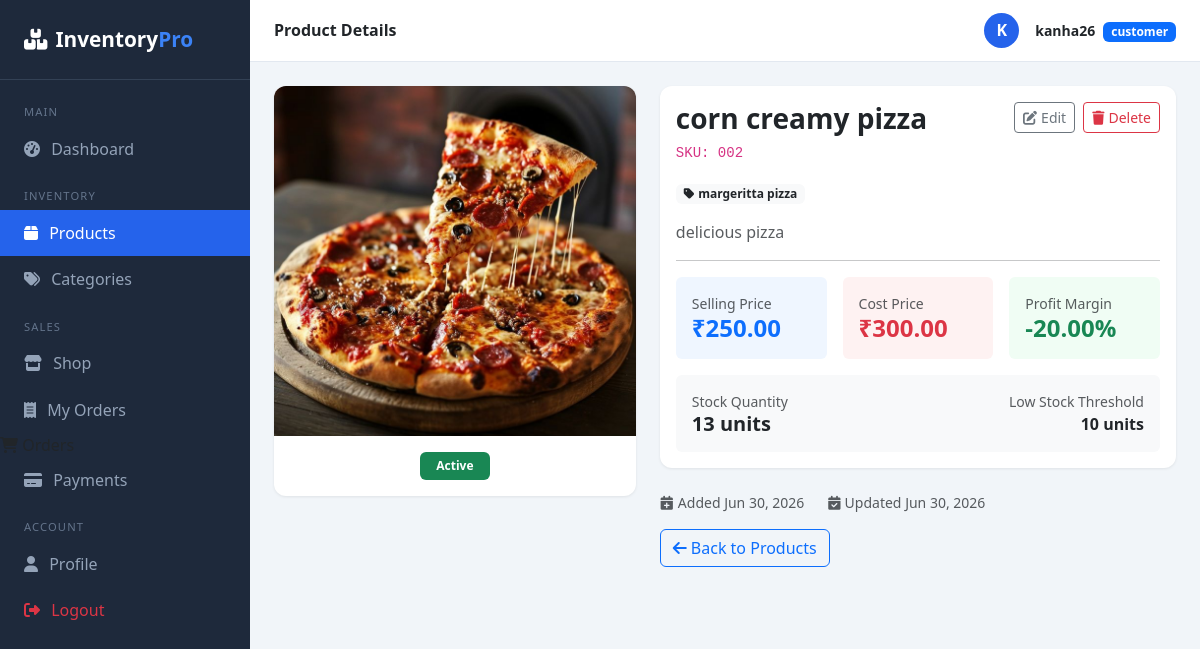
/products/products/1/ (signed in), run on the app's committed database.
### accounts/models.py (models this page shows, shortened)
class User(AbstractUser):
    class Role(models.TextChoices):
        ADMIN = "admin", "Admin"
        STAFF = "staff", "Staff"
        CUSTOMER = "customer", "Customer"
    role = models.CharField(max_length=20, choices=Role.choices, default=Role.CUSTOMER)
    email = models.EmailField(unique=True)
    phone = models.CharField(max_length=15, blank=True)
    profile_photo = models.ImageField(upload_to="profiles/", blank=True, null=True)
    address = models.TextField(blank=True)

### products/models.py (models this page shows, shortened)
class Product(models.Model):
    category = models.ForeignKey(
        Category,
        on_delete=models.SET_NULL,
        null=True,
        blank=True,
        related_name="products"
    )
    name = models.CharField(max_length=200)
    sku = models.CharField(max_length=50, unique=True)
    description = models.TextField(blank=True)
    price = models.DecimalField(max_digits=10, decimal_places=2)
    cost_price = models.DecimalField(max_digits=10, decimal_places=2)
    stock_quantity = models.PositiveIntegerField(default=0)
    low_stock_threshold = models.PositiveIntegerField(default=10)
    image = models.ImageField(upload_to="products/", blank=True, null=True)
    is_active = models.BooleanField(default=True)
    created_at = models.DateTimeField(auto_now_add=True)
    updated_at = models.DateTimeField(auto_now=True)
    @property
    def profit_margin(self):
        if self.price > 0:
            return round(((self.price - self.cost_price) / self.price) * 100, 2)
        return 0
    @property
    def is_low_stock(self):
        return self.stock_quantity <= self.low_stock_threshold

class Category(models.Model):
    name = models.CharField(max_length=100, unique=True)
    description = models.TextField(blank=True)
    created_at = models.DateTimeField(auto_now_add=True)
    class Meta:
        verbose_name_plural = "Categories"

### products/views.py (the view)
# urls.py: path("products/<int:pk>/", views.product_detail, name="product_detail"),
@login_required
def product_detail(request, pk):
    product = get_object_or_404(Product, pk=pk)
    return render(request, "products/product_detail.html", {"product": product})

### inventory_project/templates/products/product_detail.html (shortened to what this page needs)
{% extends 'base.html' %}
{% block page_title %}Product Details{% endblock %}
{% block content %}
<div class="row g-4">
  <div class="col-lg-5">
    <div class="card">
      <div style="height:350px; background:#f1f5f9; display:flex; align-items:center; justify-content:center; border-radius:12px 12px 0 0; overflow:hidden;">
        {% if product.image %}
          <img src="{{ product.image.url }}" style="width:100%; height:100%; object-fit:cover;">
        {% else %}
          <i class="fas fa-image fa-4x text-secondary opacity-50"></i>
        {% endif %}
      </div>
      <div class="card-body text-center">
        {% if product.is_active %}
          <span class="badge bg-success px-3 py-2">Active</span>
        {% else %}
          <span class="badge bg-secondary px-3 py-2">Inactive</span>
        {% endif %}
      </div>
    </div>
  </div>
  <div class="col-lg-7">
    <div class="card mb-4">
      <div class="card-body">
        <div class="d-flex justify-content-between align-items-start mb-3">
          <div>
            <h3 class="fw-bold mb-1">{{ product.name }}</h3>
            <p class="text-muted mb-0"><code>SKU: {{ product.sku }}</code></p>
          </div>
          <div class="d-flex gap-2">
            <a href="{% url 'product_edit' product.pk %}" class="btn btn-outline-secondary btn-sm">
              <i class="fas fa-edit me-1"></i>Edit
            </a>
            <a href="{% url 'product_delete' product.pk %}" class="btn btn-outline-danger btn-sm">
              <i class="fas fa-trash me-1"></i>Delete
            </a>
          </div>
        </div>
        {% if product.category %}
          <span class="badge bg-light text-dark mb-3">
            <i class="fas fa-tag me-1"></i>{{ product.category.name }}
          </span>
        {% endif %}
        <p class="text-muted">{{ product.description|default:"No description provided." }}</p>
        <hr>
        <div class="row g-3 mb-3">
          <div class="col-md-4">
            <div class="p-3 rounded" style="background:#eff6ff;">
              <small class="text-muted d-block">Selling Price</small>
              <h4 class="fw-bold text-primary mb-0">₹{{ product.price }}</h4>
            </div>
          </div>
          <div class="col-md-4">
            <div class="p-3 rounded" style="background:#fef2f2;">
              <small class="text-muted d-block">Cost Price</small>
              <h4 class="fw-bold text-danger mb-0">₹{{ product.cost_price }}</h4>
            </div>
          </div>
          <div class="col-md-4">
            <div class="p-3 rounded" style="background:#f0fdf4;">
              <small class="text-muted d-block">Profit Margin</small>
              <h4 class="fw-bold text-success mb-0">{{ product.profit_margin }}%</h4>
            </div>
          </div>
        </div>
        <div class="d-flex justify-content-between align-items-center p-3 rounded {% if product.is_low_stock %}bg-danger-subtle{% else %}bg-light{% endif %}">
          <div>
            <small class="text-muted d-block">Stock Quantity</small>
            <h5 class="fw-bold mb-0">{{ product.stock_quantity }} units</h5>
          </div>
          <div class="text-end">
            <small class="text-muted d-block">Low Stock Threshold</small>
            <span class="fw-semibold">{{ product.low_stock_threshold }} units</span>
          </div>
        </div>
      </div>
    </div>
    <div class="d-flex gap-2 text-muted small">
      <span><i class="fas fa-calendar-plus me-1"></i>Added {{ product.created_at|date:"M d, Y" }}</span>
      <span class="ms-3"><i class="fas fa-calendar-check me-1"></i>Updated {{ product.updated_at|date:"M d, Y" }}</span>
    </div>
    <a href="{% url 'product_list' %}" class="btn btn-outline-primary mt-3">
      <i class="fas fa-arrow-left me-1"></i>Back to Products
    </a>
  </div>
</div>
{% endblock %}

### inventory_project/templates/base.html (shortened to what this page needs)
<!DOCTYPE html>
<html lang="en">
<head>
  <link href="https://cdn.jsdelivr.net/npm/bootstrap@5.3.0/dist/css/bootstrap.min.css" rel="stylesheet">
  <link href="https://cdnjs.cloudflare.com/ajax/libs/font-awesome/6.4.0/css/all.min.css" rel="stylesheet">
</head>
<body>
{% if user.is_authenticated %}
<div class="sidebar">
  <div class="sidebar-brand">
    <i class="fas fa-boxes me-2"></i>Inventory<span>Pro</span>
  </div>
  <nav class="mt-2">
    <div class="nav-label">Main</div>
    <a href="{% url 'dashboard' %}" class="nav-link {% if request.resolver_match.url_name == 'dashboard' %}active{% endif %}">
      <i class="fas fa-tachometer-alt"></i> Dashboard</a>
    <div class="nav-label">Inventory</div>
    <a href="{% url 'product_list' %}" class="nav-link {% if 'product' in request.resolver_match.url_name %}active{% endif %}">
      <i class="fas fa-box"></i> Products</a>
    <a href="{% url 'category_list' %}" class="nav-link {% if 'category' in request.resolver_match.url_name %}active{% endif %}">
      <i class="fas fa-tags"></i> Categories</a>
    <div class="nav-label">Sales</div>
    {% if user.role == 'customer' %}
      <a href="{% url 'storefront' %}" class="nav-link {% if request.resolver_match.url_name == 'storefront' %}active{% endif %}">
        <i class="fas fa-store"></i> Shop</a>
      <a href="{% url 'my_orders' %}" class="nav-link {% if request.resolver_match.url_name == 'my_orders' %}active{% endif %}">
        <i class="fas fa-receipt"></i> My Orders</a>
    {% endif %}
        <i class="fas fa-shopping-cart"></i> Orders</a>
      <a href="{% url 'payment_list' %}" class="nav-link {% if 'payment' in request.resolver_match.url_name %}active{% endif %}">
        <i class="fas fa-credit-card"></i> Payments</a>
    <div class="nav-label">Account</div>
    <a href="{% url 'profile' %}" class="nav-link {% if request.resolver_match.url_name == 'profile' %}active{% endif %}">
      <i class="fas fa-user"></i> Profile</a>
    <a href="{% url 'logout' %}" class="nav-link text-danger">
      <i class="fas fa-sign-out-alt"></i> Logout</a>
  </nav>
</div>
<div class="main-content">
  <div class="topbar">
    <h6 class="mb-0 fw-semibold">{% block page_title %}Dashboard{% endblock %}</h6>
    <div class="d-flex align-items-center gap-3">
      {% if user.profile_photo %}
        <img src="{{ user.profile_photo.url }}" class="rounded-circle" width="35" height="35" style="object-fit:cover;">
      {% else %}
        <div style="width:35px;height:35px;background:#2563eb;border-radius:50%;display:flex;align-items:center;justify-content:center;color:#fff;font-weight:700;">
          {{ user.username|first|upper }}
        </div>
      {% endif %}
      <div>
        <span class="fw-semibold small">{{ user.username }}</span>
        <span class="badge bg-primary ms-1 small">{{ user.role }}</span>
      </div>
    </div>
  </div>
  <div class="page-body">
    {% block content %}{% endblock %}
  </div>
</div>
{% else %}
  {% block auth_content %}{% endblock %}
{% endif %}
</body>
</html>

### inventory_project/templates/base.html (style rules this page uses)
:root { --primary: #2563eb; --sidebar-width: 250px; }
body { background: #f1f5f9; font-family: 'Segoe UI', sans-serif; }
.sidebar { width: var(--sidebar-width); background: #1e293b; min-height: 100vh; position: fixed; top: 0; left: 0; z-index: 100; }
.sidebar-brand { padding: 1.5rem; color: #fff; font-size: 1.3rem; font-weight: 700; border-bottom: 1px solid #334155; }
.sidebar-brand span { color: #3b82f6; }
.sidebar .nav-link { color: #94a3b8; padding: .7rem 1.5rem; display: flex; align-items: center; gap: .7rem; transition: all .2s; }
.sidebar .nav-link:hover, .sidebar .nav-link.active { color: #fff; background: #2563eb; }
.sidebar .nav-label { color: #64748b; font-size: .7rem; text-transform: uppercase; letter-spacing: .1em; padding: 1rem 1.5rem .3rem; }
.main-content { margin-left: var(--sidebar-width); }
.topbar { background: #fff; padding: .8rem 1.5rem; border-bottom: 1px solid #e2e8f0; display: flex; justify-content: space-between; align-items: center; position: sticky; top: 0; z-index: 99; }
.page-body { padding: 1.5rem; }
.card { border: none; border-radius: 12px; box-shadow: 0 1px 3px rgba(0,0,0,.08); }

### data on the page
User: username|first "K", username "kanha26", role "customer"
Product: image (picture), name "corn creamy pizza", sku "002", category.name "margeritta pizza", description "delicious pizza", price "250.00", cost_price "300.00", profit_margin "-20.00", stock_quantity "13", low_stock_threshold "10", created_at "Jun 30, 2026", updated_at "Jun 30, 2026"
